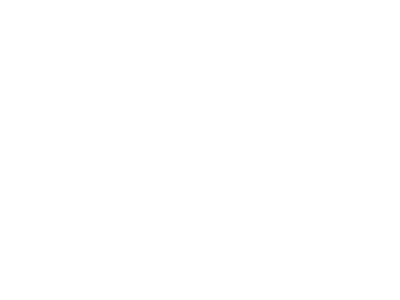
Frame 1 (no input)
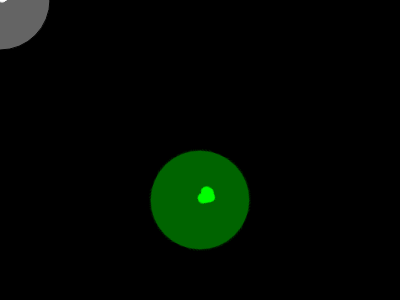
Frame 60 (no input)
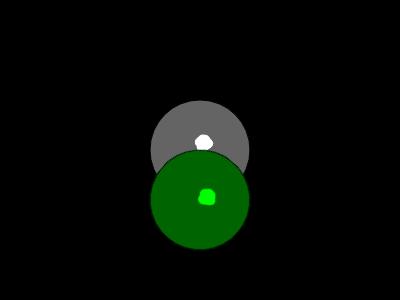
Frame 120 (the mouse pressed at the canvas centre since frame 60)

The p5.js sketch that drew these frames (run headless with seeded random() and noise() and a simulated clock; from frame 60 on, the mouse is pressed at the canvas centre):

// p5.js sketch
// ── sketch.js
let graphics;
let x = 50;
let y = 50;
let angle = 0;
let counter = 0;

function setup(){
  createCanvas(400,300);
  pixelDensity(1);
  graphics = createGraphics(100,100);
  //graphics.background(100);
  graphics.fill(100);
  graphics.ellipse(50,50,100);
  startdrawing();
}

function draw(){
}

function startdrawing(){
  setInterval(drawing,30)
}

function drawing(){
  let dx = random(-5,5);
  let dy = random(-5,5);

  // setInterval(function(){
  //   pixelDensity(1);
  //   graphics = createGraphics(100,100);
  //   //graphics.background(100);
  //   graphics.fill(100);
  //   graphics.ellipse(50,50,100);
  //
  // },3000);

  background(0);
  graphics.fill(255);
  graphics.stroke(255);

  let distance = dist(50, 50, x+dx, y+dy);
  if(distance < 50){
    x = x + dx;
    y = y + dy;
    graphics.ellipse(x,y,10);
  } else {
    graphics.ellipse(x,y,10);
  }

  imageMode(CENTER);
  image(graphics,mouseX,mouseY);
  push();
  translate(200,200);
  rotate(angle);
  tint(0,255,0);
  image(graphics,0,0);
  pop();

  angle += 0.1;

  if(counter < 300){
    counter += 1;
  } else {
    counter = 0;
    x = 50;
    y = 50;
    graphics = createGraphics(100,100);
    graphics.fill(100);
    graphics.ellipse(50,50,100);
  }

  // fill(255,0,255);
  // ellipse(mouseX,mouseY,32)
}
